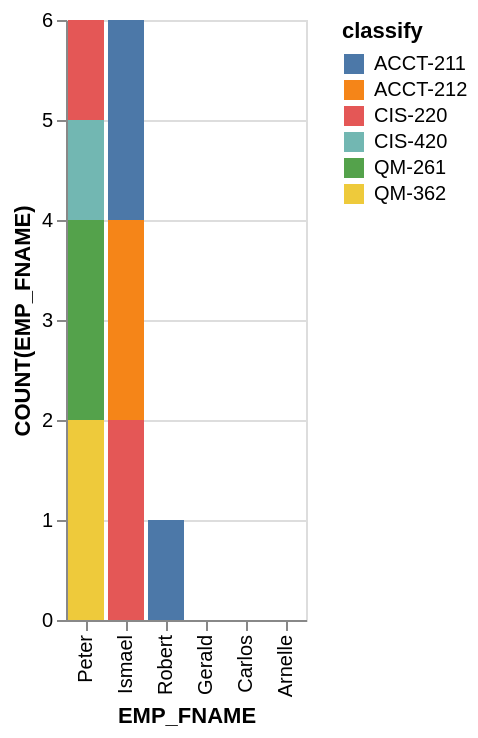

Vega-Lite specification for this chart:
### Vega-Lite specification from a JSON file in a GitHub repository (floating-point values rounded to 4 significant figures)
{"data": {"values": [{"x_data": "Peter", "y_data": 0, "classify": "ACCT-211"}, {"x_data": "Gerald", "y_data": 0, "classify": "ACCT-211"}, {"x_data": "Ismael", "y_data": 2, "classify": "ACCT-211"}, {"x_data": "Carlos", "y_data": 0, "classify": "ACCT-211"}, {"x_data": "Arnelle", "y_data": 0, "classify": "ACCT-211"}, {"x_data": "Robert", "y_data": 1, "classify": "ACCT-211"}, {"x_data": "Peter", "y_data": 0, "classify": "ACCT-212"}, {"x_data": "Gerald", "y_data": 0, "classify": "ACCT-212"}, {"x_data": "Ismael", "y_data": 2, "classify": "ACCT-212"}, {"x_data": "Carlos", "y_data": 0, "classify": "ACCT-212"}, {"x_data": "Arnelle", "y_data": 0, "classify": "ACCT-212"}, {"x_data": "Robert", "y_data": 0, "classify": "ACCT-212"}, {"x_data": "Peter", "y_data": 1, "classify": "CIS-220"}, {"x_data": "Gerald", "y_data": 0, "classify": "CIS-220"}, {"x_data": "Ismael", "y_data": 2, "classify": "CIS-220"}, {"x_data": "Carlos", "y_data": 0, "classify": "CIS-220"}, {"x_data": "Arnelle", "y_data": 0, "classify": "CIS-220"}, {"x_data": "Robert", "y_data": 0, "classify": "CIS-220"}, {"x_data": "Peter", "y_data": 1, "classify": "CIS-420"}, {"x_data": "Gerald", "y_data": 0, "classify": "CIS-420"}, {"x_data": "Ismael", "y_data": 0, "classify": "CIS-420"}, {"x_data": "Carlos", "y_data": 0, "classify": "CIS-420"}, {"x_data": "Arnelle", "y_data": 0, "classify": "CIS-420"}, {"x_data": "Robert", "y_data": 0, "classify": "CIS-420"}, {"x_data": "Peter", "y_data": 2, "classify": "QM-261"}, {"x_data": "Gerald", "y_data": 0, "classify": "QM-261"}, {"x_data": "Ismael", "y_data": 0, "classify": "QM-261"}, {"x_data": "Carlos", "y_data": 0, "classify": "QM-261"}, {"x_data": "Arnelle", "y_data": 0, "classify": "QM-261"}, {"x_data": "Robert", "y_data": 0, "classify": "QM-261"}, {"x_data": "Peter", "y_data": 2, "classify": "QM-362"}, {"x_data": "Gerald", "y_data": 0, "classify": "QM-362"}, {"x_data": "Ismael", "y_data": 0, "classify": "QM-362"}, {"x_data": "Carlos", "y_data": 0, "classify": "QM-362"}, {"x_data": "Arnelle", "y_data": 0, "classify": "QM-362"}, {"x_data": "Robert", "y_data": 0, "classify": "QM-362"}]}, "mark": "bar", "encoding": {"x": {"field": "x_data", "type": "nominal", "title": "EMP_FNAME", "sort": {"op": "sum", "field": "y_data", "order": "descending"}}, "y": {"field": "y_data", "type": "quantitative", "title": "COUNT(EMP_FNAME)"}, "color": {"field": "classify"}}}
